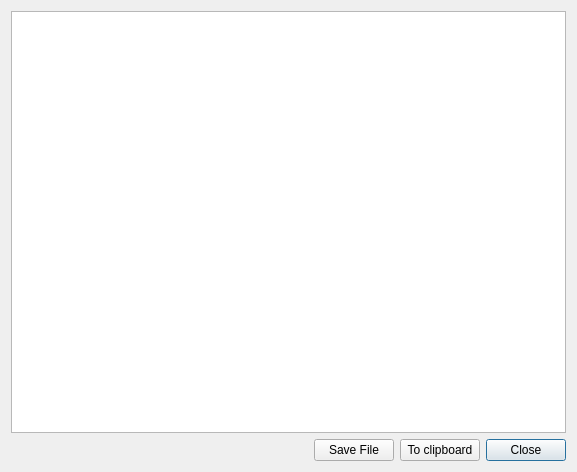
<?xml version="1.0" encoding="UTF-8"?>
<ui version="4.0">
 <class>ShowTextDialog</class>
 <widget class="QDialog" name="ShowTextDialog">
  <property name="geometry">
   <rect>
    <x>0</x>
    <y>0</y>
    <width>577</width>
    <height>472</height>
   </rect>
  </property>
  <property name="windowTitle">
   <string>Text editor</string>
  </property>
  <layout class="QGridLayout" name="gridLayout">
   <item row="1" column="0">
    <spacer name="horizontalSpacer">
     <property name="orientation">
      <enum>Qt::Horizontal</enum>
     </property>
     <property name="sizeHint" stdset="0">
      <size>
       <width>249</width>
       <height>20</height>
      </size>
     </property>
    </spacer>
   </item>
   <item row="0" column="0" colspan="4">
    <widget class="QTextBrowser" name="messageText">
     <property name="font">
      <font>
       <pointsize>16</pointsize>
      </font>
     </property>
    </widget>
   </item>
   <item row="1" column="3">
    <widget class="QPushButton" name="closeButton">
     <property name="text">
      <string>Close</string>
     </property>
    </widget>
   </item>
   <item row="1" column="2">
    <widget class="QPushButton" name="copyToClipboardButton">
     <property name="text">
      <string>To clipboard</string>
     </property>
    </widget>
   </item>
   <item row="1" column="1">
    <widget class="QPushButton" name="saveFile">
     <property name="text">
      <string>Save File</string>
     </property>
    </widget>
   </item>
  </layout>
 </widget>
 <resources/>
 <connections/>
</ui>
